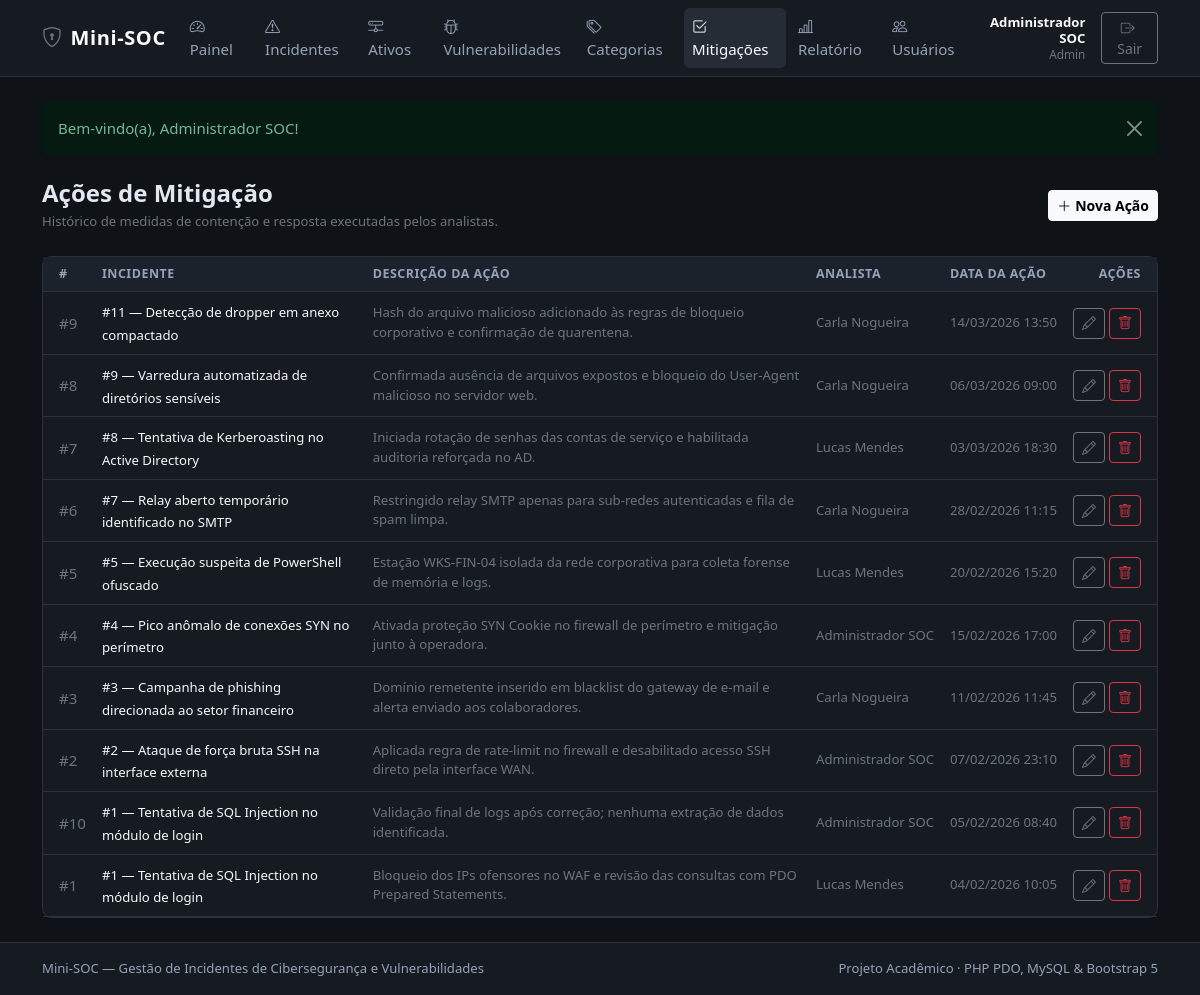
The app's page /modules/mitigacoes/index.php (signed in) with its own data.
### tables this page shows
CREATE TABLE IF NOT EXISTS usuarios (
    id INT AUTO_INCREMENT PRIMARY KEY,
    nome VARCHAR(100) NOT NULL,
    email VARCHAR(120) NOT NULL UNIQUE,
    senha_hash VARCHAR(255) NOT NULL,
    perfil ENUM('admin', 'analista') NOT NULL DEFAULT 'analista',
    criado_em DATETIME NOT NULL DEFAULT CURRENT_TIMESTAMP
);

CREATE TABLE IF NOT EXISTS acoes_mitigacao (
    id INT AUTO_INCREMENT PRIMARY KEY,
    incidente_id INT NOT NULL,
    usuario_id INT NOT NULL,
    descricao_acao TEXT NOT NULL,
    data_acao DATETIME NOT NULL DEFAULT CURRENT_TIMESTAMP,
    CONSTRAINT fk_mitigacoes_incidente
        FOREIGN KEY (incidente_id) REFERENCES incidentes(id)
        ON DELETE CASCADE
        ON UPDATE CASCADE,
    CONSTRAINT fk_mitigacoes_usuario
        FOREIGN KEY (usuario_id) REFERENCES usuarios(id)
        ON DELETE RESTRICT
        ON UPDATE CASCADE
);

CREATE TABLE IF NOT EXISTS incidentes (
    id INT AUTO_INCREMENT PRIMARY KEY,
    titulo VARCHAR(150) NOT NULL,
    descricao TEXT NOT NULL,
    severidade ENUM('Baixa', 'Media', 'Alta', 'Critica') NOT NULL DEFAULT 'Media',
    status ENUM('Aberto', 'Em Analise', 'Contido', 'Resolvido') NOT NULL DEFAULT 'Aberto',
    data_ocorrencia DATETIME NOT NULL,
    ativo_id INT NOT NULL,
    categoria_id INT NOT NULL,
    usuario_id INT NOT NULL,
    CONSTRAINT fk_incidentes_ativo
        FOREIGN KEY (ativo_id) REFERENCES ativos(id)
        ON DELETE RESTRICT
        ON UPDATE CASCADE,
    CONSTRAINT fk_incidentes_categoria
        FOREIGN KEY (categoria_id) REFERENCES categorias_ameaca(id)
        ON DELETE RESTRICT
        ON UPDATE CASCADE,
    CONSTRAINT fk_incidentes_usuario
        FOREIGN KEY (usuario_id) REFERENCES usuarios(id)
        ON DELETE RESTRICT
        ON UPDATE CASCADE
);

### modules/mitigacoes/index.php (the view, shortened to what this page needs)
<?php
require_once __DIR__ . '/../../config/auth.php';
$pdo = conectar_banco();
$incidenteId = isset($_GET['incidente_id']) ? (int) $_GET['incidente_id'] : 0;
$sql = "
    SELECT
        m.id,
        m.incidente_id,
        m.descricao_acao,
        m.data_acao,
        i.titulo AS incidente_titulo,
        u.nome AS analista_nome
    FROM acoes_mitigacao m
    INNER JOIN incidentes i ON i.id = m.incidente_id
    INNER JOIN usuarios u ON u.id = m.usuario_id
";
$params = [];
$sql .= ' ORDER BY m.data_acao DESC, m.id DESC';
$stmt = $pdo->prepare($sql);
$stmt->execute($params);
$mitigacoes = $stmt->fetchAll();
$menuAtivo = 'mitigacoes';
require_once __DIR__ . '/../../includes/header.php';
?>
<div class="d-flex flex-column flex-md-row justify-content-between align-items-md-center gap-3 mb-4">
    <div>
        <h1 class="h4 fw-semibold mb-1">Ações de Mitigação</h1>
        <p class="text-secondary small mb-0">
            Histórico de medidas de contenção e resposta executadas pelos analistas.
        </p>
    </div>
    <a href="<?= e(base_url('modules/mitigacoes/form.php' . ($incidenteId > 0 ? '?incidente_id=' . $incidenteId : ''))) ?>" class="btn btn-light btn-sm fw-semibold">
        <i class="bi bi-plus-lg me-1"></i>Nova Ação
    </a>
</div>
<div class="card soc-card">
    <div class="table-responsive">
        <table class="table table-soc table-hover align-middle">
            <thead>
                <tr>
                    <th class="ps-3">#</th>
                    <th>Incidente</th>
                    <th>Descrição da Ação</th>
                    <th>Analista</th>
                    <th>Data da Ação</th>
                    <th class="text-end pe-3">Ações</th>
                </tr>
            </thead>
            <tbody>
                <?php if (empty($mitigacoes)): ?>
                    <tr>
                        <td colspan="6" class="text-center text-secondary py-4">Nenhuma ação de mitigação registrada.</td>
                    </tr>
                <?php else: ?>
                    <?php foreach ($mitigacoes as $mit): ?>
                        <tr>
                            <td class="ps-3 text-secondary">#<?= (int) $mit['id'] ?></td>
                            <td>
                                <a href="<?= e(base_url('modules/incidentes/form.php?id=' . (int) $mit['incidente_id'])) ?>" class="text-decoration-none text-light small fw-medium">
                                    #<?= (int) $mit['incidente_id'] ?> — <?= e($mit['incidente_titulo']) ?>
                                </a>
                            </td>
                            <td class="small text-secondary"><?= e($mit['descricao_acao']) ?></td>
                            <td class="small text-secondary text-nowrap"><?= e($mit['analista_nome']) ?></td>
                            <td class="small text-secondary text-nowrap"><?= e(formatar_data($mit['data_acao'])) ?></td>
                            <td class="text-end pe-3 text-nowrap">
                                <a href="<?= e(base_url('modules/mitigacoes/form.php?id=' . (int) $mit['id'])) ?>" class="btn btn-outline-secondary btn-sm" title="Editar">
                                    <i class="bi bi-pencil"></i>
                                </a>
                                <form method="post" action="<?= e(base_url('modules/mitigacoes/excluir.php')) ?>" class="d-inline" onsubmit="return confirm('Deseja excluir esta ação de mitigação?');">
                                    <button type="submit" class="btn btn-outline-danger btn-sm" title="Excluir">
                                        <i class="bi bi-trash"></i>
                                    </button>
                                </form>
                            </td>
                        </tr>
                    <?php endforeach; ?>
                <?php endif; ?>
            </tbody>
        </table>
    </div>
</div>
<?php require_once __DIR__ . '/../../includes/footer.php'; ?>

### includes/header.php (shortened to what this page needs)
<?php
$menuAtivo = $menuAtivo ?? '';
$usuario = usuario_logado();
?>
<!DOCTYPE html>
<html lang="pt-BR" data-bs-theme="dark">
<head>
    <link href="https://cdn.jsdelivr.net/npm/bootstrap@5.3.3/dist/css/bootstrap.min.css" rel="stylesheet">
    <link href="https://cdn.jsdelivr.net/npm/bootstrap-icons@1.11.3/font/bootstrap-icons.min.css" rel="stylesheet">
    <link href="<?= e(base_url('assets/css/style.css')) ?>" rel="stylesheet">
</head>
<body>
<nav class="navbar navbar-expand-lg soc-navbar sticky-top">
    <div class="container-xl">
        <a class="navbar-brand d-flex align-items-center gap-2" href="<?= e(base_url('index.php')) ?>">
            <i class="bi bi-shield-lock text-secondary"></i>
            <span>Mini-SOC</span>
        </a>
        <div class="collapse navbar-collapse" id="navbarSoc">
            <ul class="navbar-nav me-auto mb-2 mb-lg-0 gap-lg-1">
                <li class="nav-item">
                    <a class="nav-link <?= $menuAtivo === 'painel' ? 'active' : '' ?>" href="<?= e(base_url('index.php')) ?>">
                        <i class="bi bi-speedometer2 me-1"></i>Painel
                    </a>
                </li>
                <li class="nav-item">
                    <a class="nav-link <?= $menuAtivo === 'incidentes' ? 'active' : '' ?>" href="<?= e(base_url('modules/incidentes/index.php')) ?>">
                        <i class="bi bi-exclamation-triangle me-1"></i>Incidentes
                    </a>
                </li>
                <li class="nav-item">
                    <a class="nav-link <?= $menuAtivo === 'ativos' ? 'active' : '' ?>" href="<?= e(base_url('modules/ativos/index.php')) ?>">
                        <i class="bi bi-hdd-network me-1"></i>Ativos
                    </a>
                </li>
                <li class="nav-item">
                    <a class="nav-link <?= $menuAtivo === 'vulnerabilidades' ? 'active' : '' ?>" href="<?= e(base_url('modules/vulnerabilidades/index.php')) ?>">
                        <i class="bi bi-bug me-1"></i>Vulnerabilidades
                    </a>
                </li>
                <li class="nav-item">
                    <a class="nav-link <?= $menuAtivo === 'categorias' ? 'active' : '' ?>" href="<?= e(base_url('modules/categorias/index.php')) ?>">
                        <i class="bi bi-tags me-1"></i>Categorias
                    </a>
                </li>
                <li class="nav-item">
                    <a class="nav-link <?= $menuAtivo === 'mitigacoes' ? 'active' : '' ?>" href="<?= e(base_url('modules/mitigacoes/index.php')) ?>">
                        <i class="bi bi-check2-square me-1"></i>Mitigações
                    </a>
                </li>
                <li class="nav-item">
                    <a class="nav-link <?= $menuAtivo === 'relatorios' ? 'active' : '' ?>" href="<?= e(base_url('relatorios/consolidado.php')) ?>">
                        <i class="bi bi-bar-chart-line me-1"></i>Relatório
                    </a>
                </li>
                <li class="nav-item">
                    <a class="nav-link <?= $menuAtivo === 'usuarios' ? 'active' : '' ?>" href="<?= e(base_url('modules/usuarios/index.php')) ?>">
                        <i class="bi bi-people me-1"></i>Usuários
                    </a>
                </li>
            </ul>
            <?php if ($usuario !== null): ?>
                <div class="d-flex align-items-center gap-3">
                    <div class="text-end d-none d-xl-block lh-sm">
                        <div class="small fw-semibold text-light"><?= e($usuario['nome']) ?></div>
                        <div class="text-secondary" style="font-size: 0.74rem;"><?= e(ucfirst($usuario['perfil'])) ?></div>
                    </div>
                    <a href="<?= e(base_url('modules/auth/logout.php')) ?>" class="btn btn-outline-secondary btn-sm">
                        <i class="bi bi-box-arrow-right me-1"></i>Sair
                    </a>
                </div>
            <?php endif; ?>
        </div>
    </div>
</nav>
<main class="container-xl py-4">

### assets/css/style.css (style rules this page uses)
:root { --soc-bg: #0f1217; --soc-surface: #161b22; --soc-surface-elevated: #1c222b; --soc-border: #2a323e; --soc-text: #e2e8f0; --soc-muted: #94a3b8; --soc-accent: #64748b; }
body { background-color: var(--soc-bg); color: var(--soc-text); min-height: 100vh; display: flex; flex-direction: column; font-size: 0.94rem; }
main { flex: 1 0 auto; }
.soc-navbar { background-color: var(--soc-surface); border-bottom: 1px solid var(--soc-border); }
.soc-navbar .navbar-brand { font-weight: 600; letter-spacing: 0.03em; color: #f8fafc; }
.soc-navbar .nav-link { color: var(--soc-muted); font-weight: 500; padding: 0.45rem 0.75rem; border-radius: 0.375rem; transition: background-color 0.15s ease, color 0.15s ease; }
.soc-navbar .nav-link:hover, .soc-navbar .nav-link.active { color: #f8fafc; background-color: rgba(148, 163, 184, 0.12); }
.soc-card { background-color: var(--soc-surface); border: 1px solid var(--soc-border); border-radius: 0.6rem; }
.table-soc { --bs-table-bg: transparent; --bs-table-border-color: var(--soc-border); --bs-table-hover-bg: rgba(148, 163, 184, 0.06); margin-bottom: 0; }
.table-soc thead th { font-size: 0.78rem; text-transform: uppercase; letter-spacing: 0.04em; color: var(--soc-muted); background-color: var(--soc-surface-elevated); border-bottom: 1px solid var(--soc-border); font-weight: 600; white-space: nowrap; }

### records on screen
usuarios: nome "Administrador SOC"
acoes_mitigacao: id "9", incidente "11", incidente.titulo "Detecção de dropper em anexo compactado", descricao_acao "Hash do arquivo malicioso adicionado às regras de bloqueio corporativo e confirmação de quarentena.", usuario.nome "Carla Nogueira", data_acao "14/03/2026 13:50"
acoes_mitigacao: id "8", incidente "9", incidente.titulo "Varredura automatizada de diretórios sensíveis", descricao_acao "Confirmada ausência de arquivos expostos e bloqueio do User-Agent malicioso no servidor web.", usuario.nome "Carla Nogueira", data_acao "06/03/2026 09:00"
acoes_mitigacao: id "7", incidente "8", incidente.titulo "Tentativa de Kerberoasting no Active Directory", descricao_acao "Iniciada rotação de senhas das contas de serviço e habilitada auditoria reforçada no AD.", usuario.nome "Lucas Mendes", data_acao "03/03/2026 18:30"
acoes_mitigacao: id "6", incidente "7", incidente.titulo "Relay aberto temporário identificado no SMTP", descricao_acao "Restringido relay SMTP apenas para sub-redes autenticadas e fila de spam limpa.", usuario.nome "Carla Nogueira", data_acao "28/02/2026 11:15"
acoes_mitigacao: id "5", incidente "5", incidente.titulo "Execução suspeita de PowerShell ofuscado", descricao_acao "Estação WKS-FIN-04 isolada da rede corporativa para coleta forense de memória e logs.", usuario.nome "Lucas Mendes", data_acao "20/02/2026 15:20"
acoes_mitigacao: id "4", incidente "4", incidente.titulo "Pico anômalo de conexões SYN no perímetro", descricao_acao "Ativada proteção SYN Cookie no firewall de perímetro e mitigação junto à operadora.", usuario.nome "Administrador SOC", data_acao "15/02/2026 17:00"
acoes_mitigacao: id "3", incidente "3", incidente.titulo "Campanha de phishing direcionada ao setor financeiro", descricao_acao "Domínio remetente inserido em blacklist do gateway de e-mail e alerta enviado aos colaboradores.", usuario.nome "Carla Nogueira", data_acao "11/02/2026 11:45"
acoes_mitigacao: id "2", incidente "2", incidente.titulo "Ataque de força bruta SSH na interface externa", descricao_acao "Aplicada regra de rate-limit no firewall e desabilitado acesso SSH direto pela interface WAN.", usuario.nome "Administrador SOC", data_acao "07/02/2026 23:10"
acoes_mitigacao: id "10", incidente "1", incidente.titulo "Tentativa de SQL Injection no módulo de login", descricao_acao "Validação final de logs após correção; nenhuma extração de dados identificada.", usuario.nome "Administrador SOC", data_acao "05/02/2026 08:40"
acoes_mitigacao: id "1", incidente "1", incidente.titulo "Tentativa de SQL Injection no módulo de login", descricao_acao "Bloqueio dos IPs ofensores no WAF e revisão das consultas com PDO Prepared Statements.", usuario.nome "Lucas Mendes", data_acao "04/02/2026 10:05"

### other values on screen
$usuario['perfil'] "Admin"
$mensagem "Bem-vindo(a), Administrador SOC!"
